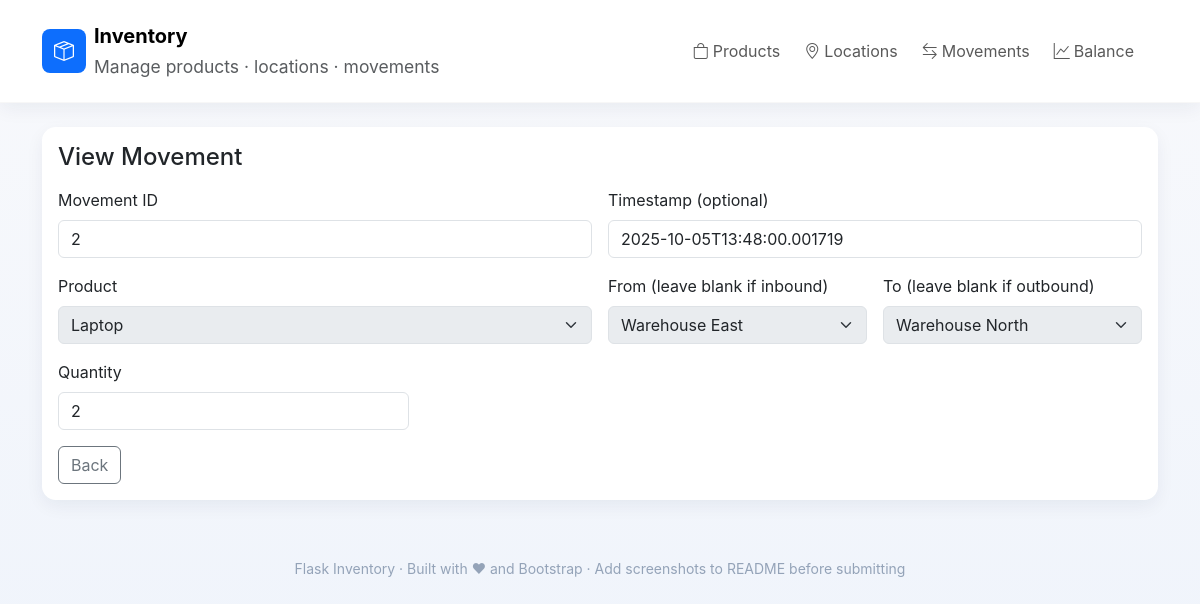
Page /movements/view/2 on the committed database.
### app.py (models this page shows, shortened)
class ProductMovement(db.Model):
    movement_id = db.Column(db.String(50), primary_key=True)
    timestamp = db.Column(db.DateTime, default=datetime.utcnow)
    from_location = db.Column(db.String(50), db.ForeignKey('location.location_id'), nullable=True)
    to_location = db.Column(db.String(50), db.ForeignKey('location.location_id'), nullable=True)
    product_id = db.Column(db.String(50), db.ForeignKey('product.product_id'), nullable=False)
    qty = db.Column(db.Integer, nullable=False)
    product = db.relationship('Product', foreign_keys=[product_id])
    from_loc = db.relationship('Location', foreign_keys=[from_location])
    to_loc = db.relationship('Location', foreign_keys=[to_location])

class Product(db.Model):
    product_id = db.Column(db.String(50), primary_key=True)
    name = db.Column(db.String(200), nullable=False)
    description = db.Column(db.String(500))

class Location(db.Model):
    location_id = db.Column(db.String(50), primary_key=True)
    name = db.Column(db.String(200), nullable=False)
    address = db.Column(db.String(300))

### app.py (the view)
@app.route('/movements/view/<movement_id>')
def view_movement(movement_id):
    m = ProductMovement.query.get_or_404(movement_id)
    return render_template('movement_form.html', movement=m, readonly=True, products=Product.query.all(), locations=Location.query.all())

### templates/movement_form.html (shortened to what this page needs)
{% extends "base.html" %}
{% block content %}
  <div class="card p-3">
    <h4 class="mb-3">{{ movement and 'View Movement' or 'Record Movement' }}</h4>
    <form method="post" class="row g-3">
      <div class="col-12 col-md-6">
        <label class="form-label">Movement ID</label>
        <input class="form-control" name="movement_id" value="{{ movement.movement_id if movement else '' }}" {% if movement %}readonly{% endif %} required>
      </div>
      <div class="col-12 col-md-6">
        <label class="form-label">Timestamp (optional)</label>
        <input class="form-control" name="timestamp" value="{{ movement.timestamp.isoformat() if movement else '' }}" {% if movement %}readonly{% endif %}>
      </div>
      <div class="col-12 col-md-6">
        <label class="form-label">Product</label>
        <select class="form-select" name="product_id" {% if movement %}disabled{% endif %} required>
          {% if movement %}
            <option value="{{ movement.product_id }}">{{ movement.product.name if movement.product else movement.product_id }}</option>
          {% else %}
            <option value="">Choose product</option>
            {% for p in products %}
              <option value="{{ p.product_id }}">{{ p.product_id }} — {{ p.name }}</option>
            {% endfor %}
          {% endif %}
        </select>
      </div>
      <div class="col-12 col-md-3">
        <label class="form-label">From (leave blank if inbound)</label>
        <select class="form-select" name="from_location" {% if movement %}disabled{% endif %}>
          {% for l in locations %}
            <option value="{{ l.location_id }}" {% if movement and movement.from_location==l.location_id %}selected{% endif %}>{{ l.name }}</option>
          {% endfor %}
        </select>
      </div>
      <div class="col-12 col-md-3">
        <label class="form-label">To (leave blank if outbound)</label>
        <select class="form-select" name="to_location" {% if movement %}disabled{% endif %}>
          {% for l in locations %}
            <option value="{{ l.location_id }}" {% if movement and movement.to_location==l.location_id %}selected{% endif %}>{{ l.name }}</option>
          {% endfor %}
        </select>
      </div>
      <div class="col-12 col-md-4">
        <label class="form-label">Quantity</label>
        <input type="number" min="1" class="form-control" name="qty" value="{{ movement.qty if movement else '' }}" {% if movement %}readonly{% endif %} required>
      </div>
      <div class="col-12">
        {% if not readonly %}
          <button class="btn btn-success"><i class="bi bi-save"></i> Record Movement</button>
          <a class="btn btn-outline-secondary" href="{{ url_for('movements') }}">Cancel</a>
        {% else %}
          <a class="btn btn-outline-secondary" href="{{ url_for('movements') }}">Back</a>
        {% endif %}
      </div>
    </form>
  </div>
{% endblock %}

### templates/base.html (style rules this page uses)
:root { --accent: #2563eb; --muted: #6c757d; --card-radius: 14px; }
html,body { height:100%; }
body { background: linear-gradient(180deg, #f8f9fc 0%, #eef3fb 100%); font-family: Inter, system-ui, -apple-system, "Segoe UI", Roboto, "Helvetica Neue", Arial; }
.card { border: none; border-radius: var(--card-radius); box-shadow: 0 6px 18px rgba(18, 40, 71, 0.06); }

### rows in the picture
ProductMovement: movement_id "2", timestamp "2025-10-05T13:48:00.001719", from_location "Warehouse East", to_location "Warehouse North", qty "2"
Product: product_id "Laptop"

### other values in the picture
{{ movement and 'View Movement' or 'Record Movement' }} "View Movement"
